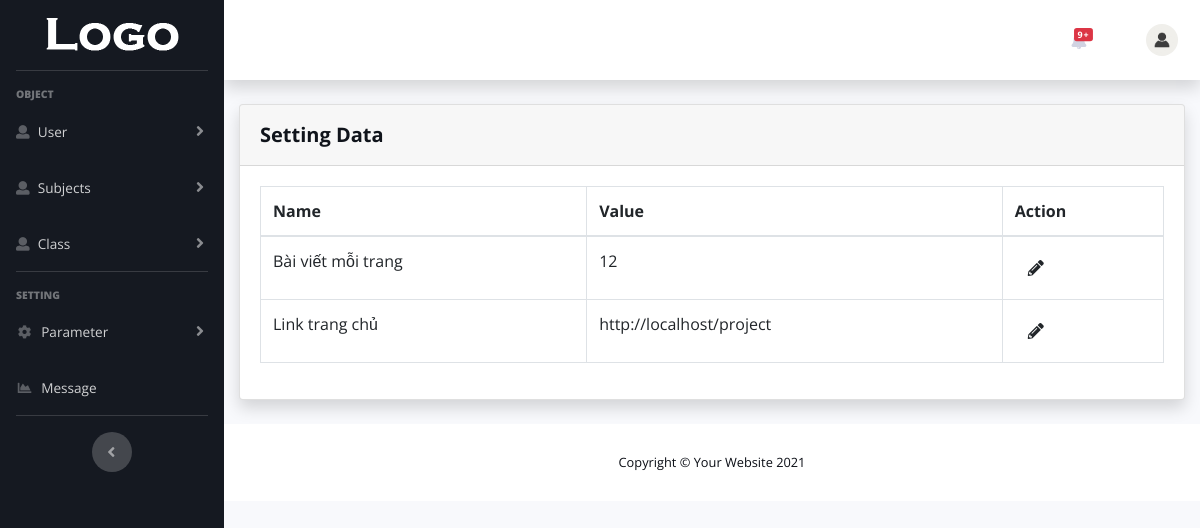
Screenshot of /project/admin?action=parameter with the database file from the repository.
### tables this page shows
CREATE TABLE `parameter` (
  `key_id` int(11) NOT NULL,
  `key` text NOT NULL,
  `data` text NOT NULL,
  `value` text NOT NULL
);

### _model/Parameter.php (called while the page is built, shortened)
<?php
class Parameter
{
    private $key;
    private $data;
    private $value;
    public function __construct($key, $data, $value)
    {
        $this->key = $key;
        $this->data = $data;
        $this->value = $value;
    }
    public function getKey()
    {
        return $this->key;
    }
    public function getData()
    {
        return $this->data;
    }
    public function getValue()
    {
        return $this->value;
    }
    public static function getAll()
    {
        $rows = [];
        $conn = DBConnection::getConnection();
        $sql = 'SELECT * FROM parameter';
        $rs = mysqli_query($conn, $sql);
        if (mysqli_num_rows($rs) > 0) {
            while ($row = mysqli_fetch_object($rs)) {
                $data = new Parameter($row->key, $row->data, $row->value);
                $rows[] = $data;
            }
        }
        return $rows;
    }
    public static function getValueByKey($key)
    {
        $conn = DBConnection::getConnection();
        $sql = "SELECT * FROM `parameter` WHERE `key` = '" . $key . "'";
        $rs = mysqli_query($conn, $sql);
        $data = 1;
        if (mysqli_num_rows($rs) > 0) {
            while ($row = mysqli_fetch_object($rs)) {
                $data = $row->value;
            }
        }
        return $data;
    }
}

### _model/Message.php (called while the page is built, shortened)
<?php
class Message
{
    public static function getAll()
    {
        $rows = [];
        $conn = DBConnection::getConnection();
        $sql = "SELECT * FROM `message` ORDER BY id DESC LIMIT 10";
        $rs = mysqli_query($conn, $sql);
        if (mysqli_num_rows($rs) > 0) {
            while ($row = mysqli_fetch_object($rs)) {
                $data = new Message($row->id, $row->value, $row->date);
                $rows[] = $data;
            }
        }
        return $rows;
    }
}

### admin.php (the view, shortened to what this page needs)
<?php
require_once './_model/Parameter.php';
require_once './_model/Message.php';
?>
<!DOCTYPE html>
<html lang="en">
<head>
    <link href="vendor/fontawesome-free/css/all.min.css" rel="stylesheet" type="text/css">
    <link href="<?= Parameter::getValueByKey('home_path') ?>/_assets/css/admin-style.min.css" rel="stylesheet">
    <link href="https://cdn.jsdelivr.net/npm/select2@4.1.0-rc.0/dist/css/select2.min.css" rel="stylesheet"/>
    <link href="<?= Parameter::getValueByKey('home_path') ?>/css/theme.min.css" rel="stylesheet">
</head>
<body id="page-top" class="admin-bar">
<div id="wrapper">
    <ul class="navbar-nav bg-gradient-primary sidebar sidebar-dark accordion" id="accordionSidebar">
        <a class="sidebar-brand d-flex align-items-center justify-content-center" href="<?= Parameter::getValueByKey('home_path') ?>">
            <div class="sidebar-brand-icon">
                <img src="<?= Parameter::getValueByKey('home_path') ?>/img/logo-light.png" alt="Logo">
            </div>
        </a>
        <hr class="sidebar-divider">
        <div class="sidebar-heading">
            Object
        </div>
        <li class="nav-item">
            <a class="nav-link collapsed" href="" data-toggle="collapse" data-target="#collapseUser" aria-expanded="true" aria-controls="collapseTwo">
                <i class="fas fa-user"></i>
                <span>User</span>
            </a>
        </li>
        <li class="nav-item">
            <a class="nav-link collapsed" href="" data-toggle="collapse" data-target="#collapseSubjects" aria-expanded="true" aria-controls="collapseTwo">
                <i class="fas fa-user"></i>
                <span>Subjects</span>
            </a>
        </li>
        <li class="nav-item">
            <a class="nav-link collapsed" href="" data-toggle="collapse" data-target="#collapseClass" aria-expanded="true" aria-controls="collapseTwo">
                <i class="fas fa-user"></i>
                <span>Class</span>
            </a>
        </li>
        <hr class="sidebar-divider">
        <div class="sidebar-heading">
            Setting
        </div>
        <li class="nav-item">
            <a class="nav-link collapsed" href="#" data-toggle="collapse" data-target="#collapseTwo"
               aria-expanded="true" aria-controls="collapseTwo">
                <i class="fas fa-fw fa-cog"></i>
                <span>Parameter</span>
            </a>
        </li>
        <li class="nav-item">
            <a class="nav-link" href="<?= Config::HOME_PATH ?>\admin?action=message">
                <i class="fas fa-fw fa-chart-area"></i>
                <span>Message</span>
            </a>
        </li>
        <hr class="sidebar-divider d-none d-md-block">
        <div class="text-center d-none d-md-inline">
            <button class="rounded-circle border-0" id="sidebarToggle"></button>
        </div>
    </ul>
    <div id="content-wrapper" class="d-flex flex-column">
        <div id="content">
            <nav class="navbar navbar-expand navbar-light bg-white topbar mb-4 static-top shadow">
                <ul class="navbar-nav ml-auto">
                    <li class="nav-item dropdown no-arrow mx-1">
                        <?php $MES = Message::getAll(); ?>
                        <a class="nav-link dropdown-toggle" href="#" id="alertsDropdown" role="button"
                           data-toggle="dropdown" aria-haspopup="true" aria-expanded="false">
                            <span class="badge badge-danger badge-counter"><?= count($MES) >= 10 ? '9+' : count($MES) ?></span>
                        </a>
                    </li>
                    <li class="nav-item dropdown no-arrow">
                        <a class="nav-link dropdown-toggle" href="#" id="userDropdown" role="button"
                           data-toggle="dropdown" aria-haspopup="true" aria-expanded="false">
                            <img class="img-profile rounded-circle" src="<?= Config::HOME_PATH ?>/img/depositphotos_137014128-stock-illustration-user-profile-icon.jpg">
                        </a>
                    </li>
                </ul>
            </nav>
            <div class="container-fluid">
                <?php if (isset($_GET['action']) && !empty($_GET['action'])) : ?>
                    <?php
                    switch ($_GET['action']) {
                        case "parameter":
                            include_once '_admin-source/parameter.php';
                            break;
                    }
                    ?>
                <?php else: ?>
                    <?= 'No action choose'; ?>
                <?php endif; ?>
            </div>
        </div>
        <footer class="sticky-footer bg-white">
            <div class="container my-auto">
                <div class="copyright text-center my-auto">
                    <span>Copyright &copy; Your Website 2021</span>
                </div>
            </div>
        </footer>
    </div>
</div>
</body>
</html>

### _admin-source/parameter.php
<?php
require_once '_model/Parameter.php';
$datas = Parameter::getAll(); ?>
<div class="card shadow mb-4">
    <div class="card-header py-3">
        <h6 class="m-0 font-weight-bold text-primary">Setting Data</h6>
    </div>
    <div class="card-body">
        <div class="table-responsive">
            <table class="table table-bordered" id="dataTable" width="100%" cellspacing="0">
                <thead>
                <tr>
                    <th>Name</th>
                    <th>Value</th>
                    <th>Action</th>
                </tr>
                </thead>
                <tbody>
                <?php foreach ($datas as $data) : ?>
                    <tr>
                        <td>
                            <a href="?edit=<?= $data->getKey() ?>">
                                <?= $data->getData() ?>
                            </a>
                        </td>
                        <td><?= $data->getValue() ?></td>
                        <td>
                            <a class="btn btn-edit" href="?edit=<?= $data->getKey() ?>" title="Edit"><i class="fas fa-pencil-alt"></i></a>
                        </td>
                    </tr>
                <?php endforeach; ?>
                </tbody>
            </table>
        </div
    </div>
</div>

### rows the page displays
parameter: value (picture), data "Link trang chủ", value "http://localhost/project"
parameter: data "Bài viết mỗi trang", value "12"
